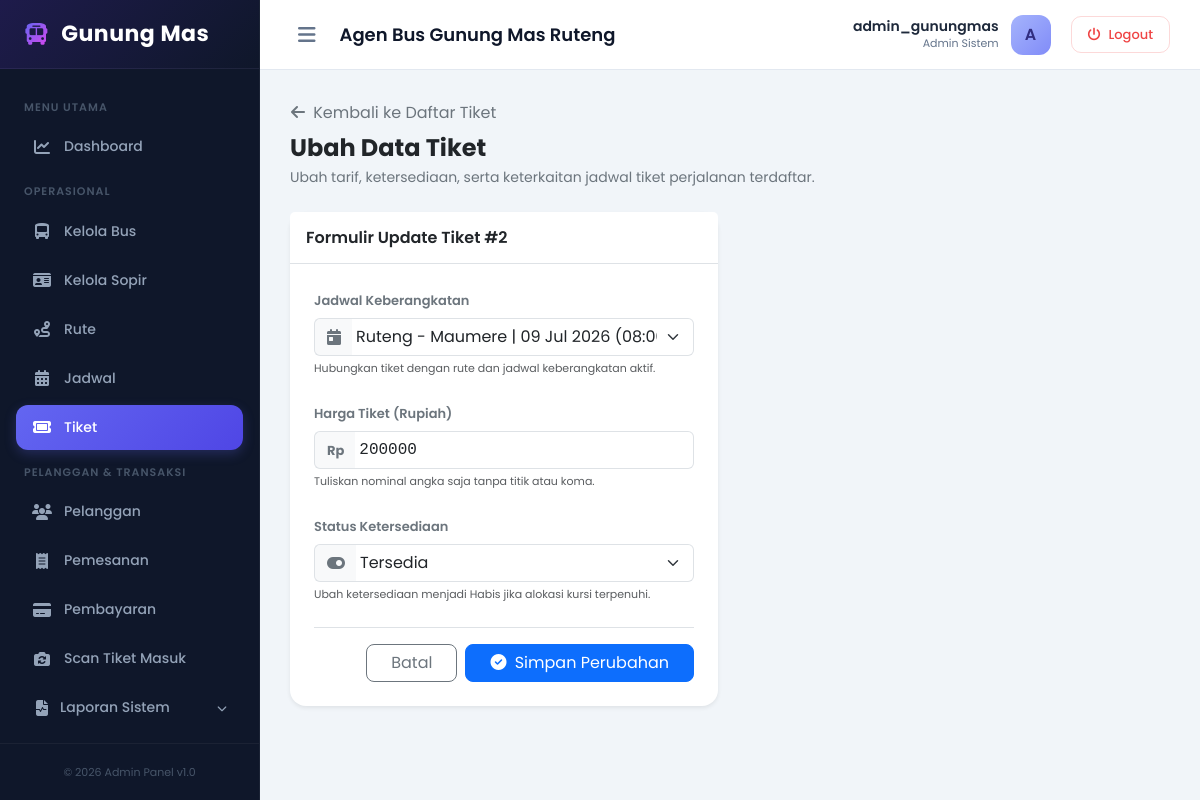
Page /dashboard/tiket/edit/2/ (signed in) on the committed database.
### core/models.py (models this page shows, shortened)
class Tiket(models.Model):
    id_tiket = models.AutoField(primary_key=True)
    jadwal = models.ForeignKey(Jadwal, on_delete=models.CASCADE, db_column='id_jadwal')
    harga_tiket = models.DecimalField(max_digits=10, decimal_places=0) # Contoh: 180000
    status = models.CharField(max_length=20, default='Tersedia') # Tersedia, Habis

class Jadwal(models.Model):
    id_jadwal = models.AutoField(primary_key=True)
    bus = models.ForeignKey(Bus, on_delete=models.CASCADE, db_column='id_bus')
    rute = models.ForeignKey(Rute, on_delete=models.CASCADE, db_column='id_rute')
    tanggal_berangkat = models.DateField()
    jam_berangkat = models.TimeField()
    jam_tiba = models.TimeField()

class Rute(models.Model):
    id_rute = models.AutoField(primary_key=True)
    kota_asal = models.CharField(max_length=50)
    kota_tujuan = models.CharField(max_length=50)
    jarak = models.CharField(max_length=20, blank=True, null=True)

### core/views.py (the view, shortened to what this page needs)
# urls.py: path('dashboard/tiket/edit/<int:id_tiket>/', views.tiket_edit, name='tiket_edit'),
def tiket_edit(request, id_tiket):
    if 'admin_id' not in request.session:
        return redirect('login')
    try:
        tiket = Tiket.objects.get(pk=id_tiket)
    except Tiket.DoesNotExist:
        messages.error(request, "Tiket tidak ditemukan.")
        return redirect('tiket_index')
    list_jadwal = Jadwal.objects.all().select_related('bus', 'rute')
    context = {
        'username': request.session.get('admin_username'),
        'tiket': tiket,
        'list_jadwal': list_jadwal
    }
    return render(request, 'core/tiket/edit.html', context)

### core/templates/core/tiket/edit.html (shortened to what this page needs)
{% extends 'core/base_dashboard.html' %}
{% block content %}
<div class="mb-4">
    <a href="{% url 'tiket_index' %}" class="btn btn-link text-decoration-none text-secondary p-0 mb-2">
        <i class="fa-solid fa-arrow-left me-1"></i> Kembali ke Daftar Tiket
    </a>
    <h4 class="fw-bold text-dark mb-1">Ubah Data Tiket</h4>
    <p class="text-secondary small mb-0">Ubah tarif, ketersediaan, serta keterkaitan jadwal tiket perjalanan terdaftar.</p>
</div>
<div class="row">
    <div class="col-lg-8 col-xl-6">
        <div class="card border-0 shadow-sm rounded-4">
            <div class="card-header bg-white border-bottom py-3">
                <h6 class="fw-semibold mb-0 text-dark">Formulir Update Tiket #{{ tiket.id_tiket }}</h6>
            </div>
            <div class="card-body p-4">
                <form action="{% url 'tiket_edit' tiket.id_tiket %}" method="POST" autocomplete="off">
                    <div class="mb-4">
                        <label for="id_jadwal" class="form-label fw-semibold text-secondary" style="font-size: 13px;">Jadwal Keberangkatan</label>
                        <div class="input-group">
                            <span class="input-group-text bg-light text-secondary border-end-0"><i class="fa-solid fa-calendar-day"></i></span>
                            <select name="id_jadwal" id="id_jadwal" class="form-select border-start-0 ps-1" required>
                                {% for j in list_jadwal %}
                                    <option value="{{ j.id_jadwal }}" {% if j.id_jadwal == tiket.jadwal.id_jadwal %}selected{% endif %}>
                                        {{ j.rute.kota_asal }} - {{ j.rute.kota_tujuan }} | {{ j.tanggal_berangkat|date:"d M Y" }} ({{ j.jam_berangkat|time:"H:i" }} WIB) | Bus: {{ j.bus.nama_bus }}
                                    </option>
                                {% endfor %}
                            </select>
                        </div>
                        <div class="form-text text-muted" style="font-size: 11px;">Hubungkan tiket dengan rute dan jadwal keberangkatan aktif.</div>
                    </div>
                    <div class="mb-4">
                        <label for="harga_tiket" class="form-label fw-semibold text-secondary" style="font-size: 13px;">Harga Tiket (Rupiah)</label>
                        <div class="input-group">
                            <span class="input-group-text bg-light text-secondary border-end-0 fw-bold" style="font-size: 13px;">Rp</span>
                            <input type="number" name="harga_tiket" id="harga_tiket" class="form-control border-start-0 ps-1 font-monospace" value="{{ tiket.harga_tiket|floatformat:'0' }}" placeholder="Contoh: 180000" min="0" required>
                        </div>
                        <div class="form-text text-muted" style="font-size: 11px;">Tuliskan nominal angka saja tanpa titik atau koma.</div>
                    </div>
                    <div class="mb-4">
                        <label for="status" class="form-label fw-semibold text-secondary" style="font-size: 13px;">Status Ketersediaan</label>
                        <div class="input-group">
                            <span class="input-group-text bg-light text-secondary border-end-0"><i class="fa-solid fa-toggle-on"></i></span>
                            <select name="status" id="status" class="form-select border-start-0 ps-1" required>
                                <option value="Tersedia" {% if tiket.status == 'Tersedia' %}selected{% endif %}>Tersedia</option>
                            </select>
                        </div>
                        <div class="form-text text-muted" style="font-size: 11px;">Ubah ketersediaan menjadi Habis jika alokasi kursi terpenuhi.</div>
                    </div>
                    <div class="d-flex justify-content-end gap-2 pt-3 border-top mt-4">
                        <a href="{% url 'tiket_index' %}" class="btn btn-outline-secondary px-4 rounded-3">Batal</a>
                        <button type="submit" class="btn btn-primary px-4 rounded-3">
                            <i class="fa-solid fa-circle-check me-1"></i> Simpan Perubahan
                        </button>
                    </div>
                </form>
            </div>
        </div>
    </div>
</div>
{% endblock %}

### core/templates/core/base_dashboard.html (style rules this page uses)
:root { --sidebar-width: 260px; --navbar-height: 70px; --primary-color: #4f46e5; --primary-hover: #4338ca; --dark-navy: #0f172a; --slate-gray: #f8fafc; --border-color: #e2e8f0; }
body { font-family: 'Poppins', sans-serif; background-color: #f1f5f9; color: #1e293b; min-height: 100vh; overflow-x: hidden; }

### rows in the picture
Tiket: id_tiket "2", id_jadwal "Ruteng - Maumere | 09 Jul 2026 (08:00 WIB) | Bus: Gunung Mas 01", harga_tiket "200000", status "Tersedia"

### other values in the picture
{{ request.session.admin_username }} "admin_gunungmas"
{{ request.session.admin_username|slice:":1"|upper }} "A"
